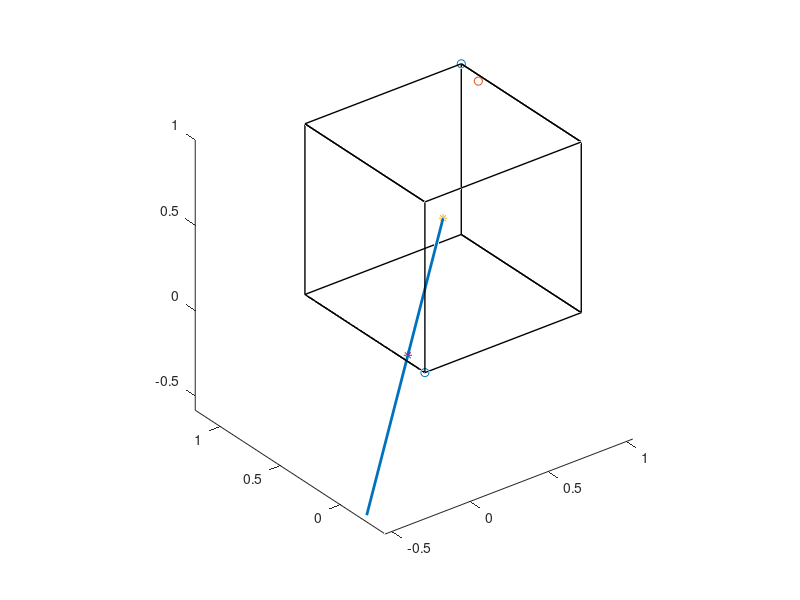

Write the MATLAB code that produced this figure.
%[xmin, xmax, ymin,ymax, zmin, zmax, Nx, Ny, Nz, dx, dy, dz, xx, yy, zz, xxb,yyb, zzb ] = Define_table();
clear all

xmin=0;
xmax=1;
ymin=0;
ymax=1;
zmin=0;
zmax=1;
dx=1;
dy=1;
dz=1;
Nx=ceil((xmax-xmin)/dx ); % nr of steps in x direction
Ny=ceil(ymax-ymin)/dy ;
Nz=ceil(zmax-zmin)/dz;

xx=xmin-dx/2+[1:Nx]*dx; % x of cube centers
yy=ymin-dy/2+[1:Ny]*dy; % y of cube centers
zz=zmin-dz/2+[1:Nz]*dz; % z of cube centers

xxb=xmin+[0:Nx]*dx; % x of cube boundaries
yyb=ymin+[0:Ny]*dy; % x of cube boundaries
zzb=zmin+[0:Nz]*dz; % x of cube boundaries

sizeR=1;
% Ray_tot(1).end(1)=-0.5;
% Ray_tot(1).end(2)=-0.5+2*(1/6);
% Ray_tot(1).end(3)=-1+2.5*(1/6);

Ray_tot(1).start(1)=-0.5;
Ray_tot(1).start(2)=-0.5+2*(1/6);
Ray_tot(1).start(3)=-1+2.5*(1/6);
%
% Ray_tot(1).start(1)=0.5; %%check when a ray starts inside a cube
% Ray_tot(1).start(2)=0.5;
% Ray_tot(1).start(3)=0.5;


% %
% Ray_tot(1).end(1)=1.5;
% Ray_tot(1).end(2)=-0.5+2*(2.5/3);
% Ray_tot(1).end(3)=-1+2.5*(2.5/3);

% Ray_tot(1).start(1)=0.5;
% Ray_tot(1).start(2)=0.5;
% Ray_tot(1).start(3)=0.5;

Ray_tot(1).end(1)=0.5;%%check when a ray terminates inside a cube
Ray_tot(1).end(2)=0.5;
Ray_tot(1).end(3)=0.5;

Ray_tot(1).start=[Ray_tot(1).start(1);Ray_tot(1).start(2);Ray_tot(1).start(3)];
Ray_tot(1).Vray(1)=Ray_tot(1).end(1)-Ray_tot(1).start(1);
Ray_tot(1).Vray(2)=Ray_tot(1).end(2)-Ray_tot(1).start(2);
Ray_tot(1).Vray(3)=Ray_tot(1).end(3)-Ray_tot(1).start(3);

Ray_tot(1).Vray=[Ray_tot(1).Vray(1);Ray_tot(1).Vray(2);Ray_tot(1).Vray(3)];

for ri=1: sizeR
    if  Ray_tot(ri).start(1)<xmin 
        if Ray_tot(ri).Vray(1)>0
            lambda_x=(xxb-Ray_tot(ri).start(1))/Ray_tot(ri).Vray(1); % all positive elements
        else % Vray(1)<=0, ray cannot reach table region
            lambda_x=inf;
        end
    elseif Ray_tot(ri).start(1)>xmax
        if Ray_tot(ri).Vray(1)<0
            lambda_x=(xxb-Ray_tot(ri).start(1))/Ray_tot(ri).Vray(1);
            % all positive elements, BUT: decreasing sequence
            lambda_x=lambda_x(end:-1:1); % reverse
        else % Vray(1)>=0, ray cannot reach table region
            lambda_x=inf;
        end
    else % xmin<= startpoint(1)<= xmax, start inside table region
        if Ray_tot(ri).Vray(1)>0
            lambda_x=(xxb-Ray_tot(ri).start(1))/Ray_tot(ri).Vray(1); % may contain pos and neg values
            lambda_x=lambda_x(lambda_x>=0); % no neg values
            lambda_x=[0,lambda_x]; % add lambda=0, doubles will be removed later on
        elseif Ray_tot(ri).Vray(1)<0
            lambda_x=(xxb-Ray_tot(ri).start(1))/Ray_tot(ri).Vray(1); % may contain pos and neg values
            lambda_x=lambda_x(lambda_x>=0); % no neg values, BUT decreasing sequence
            lambda_x=lambda_x(end:-1:1); % reverse
            lambda_x=[0,lambda_x]; % add lambda=0, doubles will be removed later
        else % Vray(1) ==0
            lambda_x=0;
        end;
    end;
    %%%%%%%%%%%%%%%%%%%%%%%%%%%%%%%%%%%%%%%%%%%%%%%%%%%%%%%%%%%%%%
    if lambda_x(1)<inf % ray may pass through table region
        % Generate lambda_y, the series of lambdas such that
        % startpoint+lambda_y*Vray crosses a y-boundary between two cubes
        if  Ray_tot(ri).start(2)<ymin
            if Ray_tot(ri).Vray(2)>0
                lambda_y=(yyb-Ray_tot(ri).start(2))/Ray_tot(ri).Vray(2); % all positive elements
            else % Vray(2)<=0, ray cannot reach table region
                lambda_y=inf;
            end
        elseif Ray_tot(ri).start(2)>ymax
            if Ray_tot(ri).Vray(2)<0
                lambda_y=(yyb-Ray_tot(ri).start(2))/Ray_tot(ri).Vray(2);
                % all positive elements, BUT decreasing sequence
                lambda_y=lambda_y(end:-1:1); %reverse
            else % Vray(2)>=0, ray cannot reach table region
                lambda_y=inf;
            end
        else % ymin<= startpoint(2)<= ymax, start inside table region
            if Ray_tot(ri).Vray(2)>0
                lambda_y=(yyb-Ray_tot(ri).start(2))/Ray_tot(ri).Vray(2); % may contain pos and neg values
                lambda_y=lambda_y(lambda_y>=0); % no neg values
                lambda_y=[0,lambda_y]; % add lambda=0, doubles will be removed later on
            elseif Ray_tot(ri).Vray(2)<0
                lambda_y=(yyb-Ray_tot(ri).start(2))/Ray_tot(ri).Vray(2); % may contain pos and neg values
                lambda_y=lambda_y(lambda_y>=0); % no neg values, BUT decreasing sequence
                lambda_y=lambda_y(end:-1:1); % reverse
                lambda_y=[0,lambda_y];% add lambda=0, doubles will be removed later
            else % Vray(2) ==0
                lambda_y=0;
            end;
        end;
    else
        lambda_y=inf; % lambda_x(1)=inf, so ray does not pass through table region anyway
    end;
    %%%%%%%%%%%%%%%%%%%%%%%%%%%%%%%%%%%%%%%%%%%%%%%%%%%%%%%%%%%%%%
    if lambda_x(1)<inf && lambda_y(1)<inf % ray may pass through table region
        % Generate lambda_z, the seies of lambdas such that
        % startpoint+lambda_z*Vray crosses a z-boundary between two cubes
        if  Ray_tot(ri).start(3)<zmin
            if Ray_tot(ri).Vray(3)>0
                lambda_z=(zzb-Ray_tot(ri).start(3))/Ray_tot(ri).Vray(3); % all positive elements
            else % Vray(3)<=0, ray cannot reach table region
                lambda_z=inf;
            end
        elseif Ray_tot(ri).start(3)>zmax
            if Ray_tot(ri).Vray(3)<0
                lambda_z=(zzb-Ray_tot(ri).start(3))/Ray_tot(ri).Vray(3);
                % all positive elements, BUT decreasing sequence
                lambda_z=lambda_z(end:-1:1); % reverse
            else % Vray(2)>=0, ray cannot reach table region
                lambda_z=inf;
            end
        else % zmin<= startpoint(3)<= zmax, start inside table region
            if Ray_tot(ri).Vray(3)>0
                lambda_z=(zzb-Ray_tot(ri).start(3))/Ray_tot(ri).Vray(3); % may contain pos and neg values
                lambda_z=lambda_z(lambda_z>=0); % no neg values
                lambda_z=[0,lambda_z]; % add lambda=0, doubles will be removed later on
            elseif Ray_tot(ri).Vray(3)<0
                lambda_z=(zzb-Ray_tot(ri).start(3))/Ray_tot(ri).Vray(3); % may contain pos and neg values
                lambda_z=lambda_z(lambda_z>=0); % no neg values, BUT decreasing sequence
                lambda_z=lambda_z(end:-1:1); % reverse
                lambda_z=[0,lambda_z]; %add lambda=0, doubles will be removed later
            else % Vray(3) ==0
                lambda_z=0;
            end;
        end;
    else
        lambda_z=inf; % lambda_x(1)=inf or lambda_y(1)=inf,
        % so ray does not pass through table region anyway
    end;
    
    % now process the three lambda sequences
    Min_lambda = max([lambda_x(1),lambda_y(1),lambda_z(1)]);
    Max_lambda = min([lambda_x(end),lambda_y(end),lambda_z(end)]);
    % part of the ray between Min_lambda and Max_lambda is
    % in the table region;
    if Min_lambda<Max_lambda %ray passes through table region
        P_in=Ray_tot(ri).start+Min_lambda*Ray_tot(ri).Vray;
        P_out=Ray_tot(ri).start+Max_lambda*Ray_tot(ri).Vray;
        lambda_x=lambda_x(Min_lambda<=lambda_x);
        lambda_x_restr=lambda_x(lambda_x<=Max_lambda);
        lambda_y=lambda_y(Min_lambda<=lambda_y);
        lambda_y_restr=lambda_y(lambda_y<=Max_lambda);
        lambda_z=lambda_z(Min_lambda<=lambda_z);
        lambda_z_restr=lambda_z(lambda_z<=Max_lambda);
        lambda_interesting=unique(sort([lambda_x_restr,lambda_y_restr,lambda_z_restr]));
        
        for n=1:length(lambda_interesting)-1
            % Add a condition here about Pin and Pout
            lambda_1= lambda_interesting(n);
            lambda_2= lambda_interesting(n+1);
            lambda_12=(lambda_1+lambda_2)/2;
            P_in_cube=Ray_tot(ri).start+lambda_1*Ray_tot(ri).Vray;
            P_out_cube=Ray_tot(ri).start+lambda_2*Ray_tot(ri).Vray;
            ind=floor((Ray_tot(ri).start+lambda_12*Ray_tot(ri).Vray-[xmin;ymin;zmin])./[dx;dy;dz])+1;
           
            %
            % Possible condition: I can reduce it, to explain
            %
            if P_out_cube(1)> P_in_cube(1) %ray is going from left to right
                if P_out_cube(1) >  Ray_tot(ri).end(1)% ray ends in the cube
                    nlambda_2=(Ray_tot(ri).end- Ray_tot(ri).start')/Ray_tot(ri).Vray';
                end
            else %ray is going from right to left
                if P_out_cube(1) < Ray_tot(ri).end(1)% ray ends in the cube
                    nlambda_2=(Ray_tot(ri).end- Ray_tot(ri).start')/Ray_tot(ri).Vray';
                end
            end;
           % lambda_12=(lambda_1+lambda_2)/2;
            newPout=Ray_tot(ri).start+nlambda_2*Ray_tot(ri).Vray;
            %nlambda_2=(Ray_tot(ri).end - Ray_tot(ri).start)/Ray_tot(ri).Vray;
        end
    end
end

x=[
    0 1 1 0 0 % bottom
    0 1 1 0 0 % top
    0 0 0 0 0 % left
    1 1 1 1 1 % right
    ];
y=[
    0 0 1 1 0
    0 0 1 1 0
    0 1 1 0 0
    0 1 1 0 0
    ];
z=[
    0 0 0 0 0
    1 1 1 1 1
    0 0 1 1 0
    0 0 1 1 0
    ];



figure()
Pt=[Ray_tot(1).start(1) , Ray_tot(1).start(2),Ray_tot(1).start(3);Ray_tot(1).end(1), Ray_tot(1).end(2),Ray_tot(1).end(3)];
line(Pt(:,1), Pt(:,2), Pt(:,3),'LineWidth',2)
hold on
plot3(xxb, yyb,zzb, 'o')
hold on
line(x',y',z','color',[0 0 0],'LineWidth',1);
view(3);
hold on
plot3(P_out(1), P_out(2),P_out(3), 'o')

hold on
plot3(newPout(1), newPout(2),newPout(3), '*')
hold on
plot3(P_in_cube(1), P_in_cube(2),P_in_cube(3), '*')
axis equal